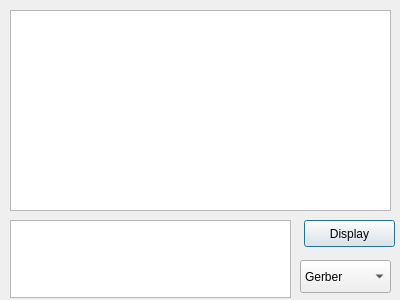
<?xml version="1.0" encoding="UTF-8"?>
<ui version="4.0">
 <class>CodeTestDlg</class>
 <widget class="QDialog" name="CodeTestDlg">
  <property name="geometry">
   <rect>
    <x>0</x>
    <y>0</y>
    <width>400</width>
    <height>300</height>
   </rect>
  </property>
  <property name="windowTitle">
   <string>Dialog</string>
  </property>
  <widget class="QPushButton" name="BtnDisplay">
   <property name="geometry">
    <rect>
     <x>304</x>
     <y>220</y>
     <width>91</width>
     <height>27</height>
    </rect>
   </property>
   <property name="text">
    <string>Display</string>
   </property>
  </widget>
  <widget class="QPlainTextEdit" name="plainTextEdit">
   <property name="geometry">
    <rect>
     <x>10</x>
     <y>10</y>
     <width>381</width>
     <height>201</height>
    </rect>
   </property>
  </widget>
  <widget class="QTextEdit" name="textEdit">
   <property name="geometry">
    <rect>
     <x>10</x>
     <y>220</y>
     <width>281</width>
     <height>78</height>
    </rect>
   </property>
   <property name="textInteractionFlags">
    <set>Qt::LinksAccessibleByKeyboard|Qt::LinksAccessibleByMouse|Qt::TextBrowserInteraction|Qt::TextSelectableByKeyboard|Qt::TextSelectableByMouse</set>
   </property>
  </widget>
  <widget class="QComboBox" name="comboBox">
   <property name="geometry">
    <rect>
     <x>300</x>
     <y>260</y>
     <width>91</width>
     <height>33</height>
    </rect>
   </property>
   <property name="currentIndex">
    <number>0</number>
   </property>
   <item>
    <property name="text">
     <string>Gerber</string>
    </property>
   </item>
   <item>
    <property name="text">
     <string>Postscript</string>
    </property>
   </item>
   <item>
    <property name="text">
     <string>HPGL</string>
    </property>
   </item>
   <item>
    <property name="text">
     <string>G-Code</string>
    </property>
   </item>
  </widget>
 </widget>
 <resources/>
 <connections/>
</ui>
